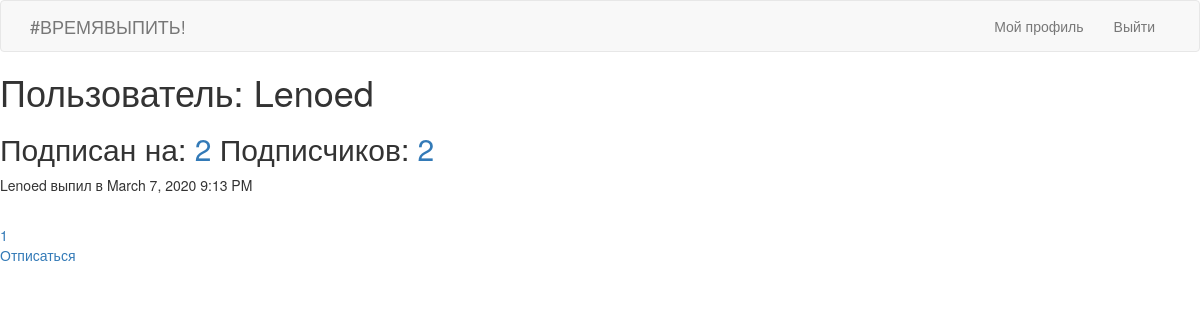
The page /user/Lenoed (signed in) on the database as committed earlier.
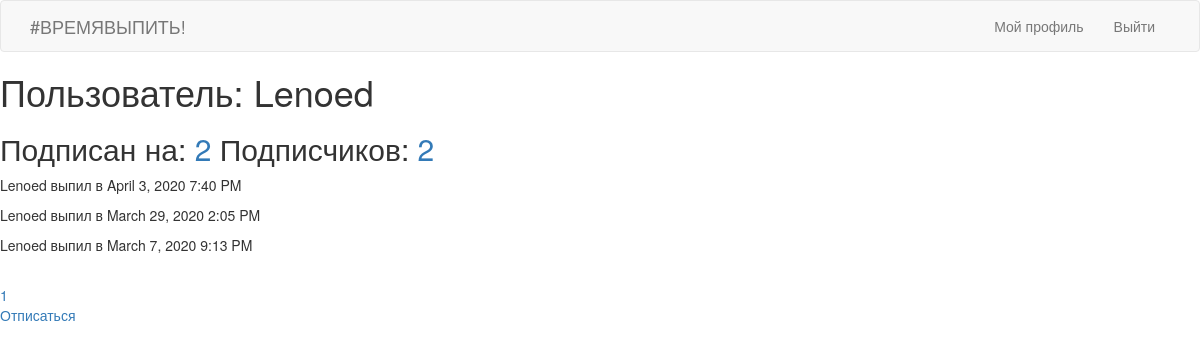
The same page on the database as committed later.
### app/models.py (models this page shows, shortened)
class Drinks(db.Model):
	id = db.Column(db.Integer, primary_key = True)
	isDrinking = db.Column(db.Boolean)
	drinkTime = db.Column(db.DateTime, index = True, default = datetime.utcnow())
	user_id = db.Column(db.Integer, db.ForeignKey('user.id'))

class User(db.Model, UserMixin):
	id = db.Column(db.Integer, primary_key = True)
	username = db.Column(db.String(64), index = True, unique = True)
	regtime = db.Column(db.DateTime, index = True, default = datetime.utcnow())
	last_seen = db.Column(db.DateTime, default = datetime.utcnow())
	email = db.Column(db.String(128), index = True, unique = True)
	password_hash = db.Column(db.String(128))
	drink = db.relationship('Drinks', backref='author', lazy='dynamic')
	private_stat = db.Column(db.Boolean)
	current_state = db.Column(db.Integer, default = 0)
	followed = db.relationship('User', secondary=followers,
    	primaryjoin=(followers.c.follower_id == id),
    	secondaryjoin=(followers.c.followed_id == id),
    	backref=db.backref('followers', lazy='dynamic'), lazy='dynamic')
	def is_following(self, user):
		return self.followed.filter(followers.c.followed_id == user.id).count() > 0

### app/main/routes.py (the view)
@main.route('/user/<username>')
@login_required
def user(username):
	page = request.args.get('page', 1, type = int)
	user = User.query.filter_by(username = username).first_or_404()
	drinks = user.drink.order_by(Drinks.drinkTime.desc()).paginate(page, current_app.config['POSTS_PER_PAGE'], False)
	next_url = url_for('main.user', username = user.username, page = drinks.next_num) \
		if drinks.has_next else None
	prev_url = url_for('main.user', username = user.username, page = drinks.prev_num) \
		if drinks.has_prev else None
	drinks_pagination = drinks.iter_pages(left_edge=2, left_current=2, right_current=2, right_edge=2)
	return render_template('user.html', user = user, drinks = drinks.items, drinks_pagination = drinks_pagination,
						   page = page, next_url = next_url, prev_url = prev_url)

### app/models.py (called while the page is built)
@login.user_loader #настройка flask_login user_loader на БД
def load_user(id):
	return User.query.get(int(id))

### app/main/templates/user.html (shortened to what this page needs)
{% extends 'base.html' %}
{% block content %}
<h1>Пользователь: {{ user.username }} </h1>
<h2>Подписан на:<a href = "{{ url_for('main.followed', username = user.username) }}"> {{ user.followed.count() }}</a>
	Подписчиков: <a href = "{{ url_for('main.followers', username = user.username) }}">{{ user.followers.count()}}</a></h2>
{% if not user.private_stat or current_user == user or current_user.is_following(user) %}
	{% for drink in drinks %}
		<p>{{ drink.author.username }} выпил в {{ moment(drink.drinkTime).format('LLL') }}</p>
	{% endfor %}
{% else %}
	<p> Пользователь предпочел скрыть данную страницу </p>
{% endif %}
<br>
{% for page in drinks_pagination %}
	{% if page == None %}
	...
	{% else %}
	<a href = "{{ url_for('main.user', username = user.username, page = page) }}"> {{ page }}</a>
	{% endif %}
{% endfor %}
{% if user != current_user %}
{% if current_user.is_following(user) %}
	<p><a href = "{{ url_for('main.unfollow', username = user.username) }}"> Отписаться </a></p>
{% else %}
	<p><a href = "{{ url_for('main.follow', username = user.username) }}"> Подписаться </a></p>
{% endif %}
{% endif %}
{% endblock %}

Rows that differ between the two databases and show on the page:
added Drinks: author.username "Lenoed", drinkTime "April 3, 2020 7:40 PM"
now on this page (row edited): Drinks: author.username "Lenoed", drinkTime "March 29, 2020 2:05 PM"
